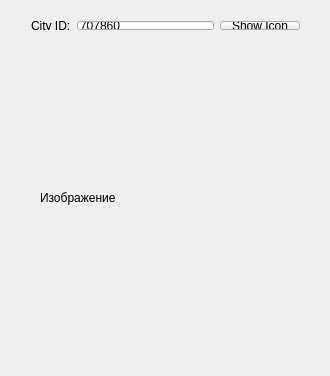
<?xml version="1.0" encoding="UTF-8"?>
<ui version="4.0">
 <class>MainWindow</class>
 <widget class="QMainWindow" name="MainWindow">
  <property name="geometry">
   <rect>
    <x>0</x>
    <y>0</y>
    <width>330</width>
    <height>376</height>
   </rect>
  </property>
  <property name="windowTitle">
   <string>MainWindow</string>
  </property>
  <widget class="QWidget" name="centralWidget">
   <widget class="QWidget" name="horizontalLayoutWidget">
    <property name="geometry">
     <rect>
      <x>20</x>
      <y>10</y>
      <width>291</width>
      <height>31</height>
     </rect>
    </property>
    <layout class="QHBoxLayout" name="horizontalLayout">
     <item>
      <widget class="QLabel" name="label">
       <property name="text">
        <string>City ID:</string>
       </property>
      </widget>
     </item>
     <item>
      <widget class="QLineEdit" name="lineEdit">
       <property name="text">
        <string>707860</string>
       </property>
      </widget>
     </item>
     <item>
      <widget class="QPushButton" name="pushButton">
       <property name="text">
        <string>Show Icon</string>
       </property>
      </widget>
     </item>
    </layout>
   </widget>
   <widget class="QLabel" name="label_2">
    <property name="geometry">
     <rect>
      <x>40</x>
      <y>70</y>
      <width>256</width>
      <height>256</height>
     </rect>
    </property>
    <property name="text">
     <string>Изображение</string>
    </property>
   </widget>
   <widget class="QLabel" name="label_3">
    <property name="geometry">
     <rect>
      <x>120</x>
      <y>350</y>
      <width>81</width>
      <height>16</height>
     </rect>
    </property>
    <property name="text">
     <string/>
    </property>
   </widget>
  </widget>
 </widget>
 <layoutdefault spacing="6" margin="11"/>
 <resources/>
 <connections/>
</ui>
